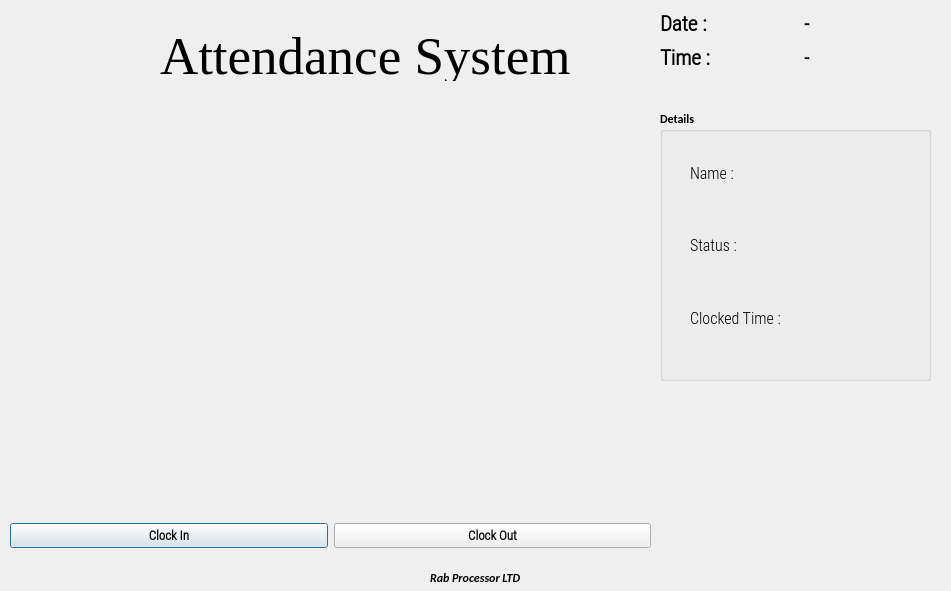
<?xml version="1.0" encoding="UTF-8"?>
<ui version="4.0">
 <class>OutputDialog</class>
 <widget class="QDialog" name="OutputDialog">
  <property name="geometry">
   <rect>
    <x>0</x>
    <y>0</y>
    <width>951</width>
    <height>591</height>
   </rect>
  </property>
  <property name="minimumSize">
   <size>
    <width>0</width>
    <height>0</height>
   </size>
  </property>
  <property name="maximumSize">
   <size>
    <width>1280</width>
    <height>720</height>
   </size>
  </property>
  <property name="font">
   <font>
    <family>Calibri</family>
    <weight>75</weight>
    <bold>true</bold>
   </font>
  </property>
  <property name="windowTitle">
   <string>Automatic face recognition attendance system</string>
  </property>
  <property name="windowIcon">
   <iconset>
    <normaloff>../../../logo.jpg</normaloff>../../../logo.jpg</iconset>
  </property>
  <widget class="QLabel" name="imgLabel">
   <property name="geometry">
    <rect>
     <x>40</x>
     <y>130</y>
     <width>531</width>
     <height>351</height>
    </rect>
   </property>
   <property name="minimumSize">
    <size>
     <width>4</width>
     <height>0</height>
    </size>
   </property>
   <property name="maximumSize">
    <size>
     <width>640</width>
     <height>480</height>
    </size>
   </property>
   <property name="text">
    <string/>
   </property>
  </widget>
  <widget class="QWidget" name="horizontalLayoutWidget">
   <property name="geometry">
    <rect>
     <x>10</x>
     <y>500</y>
     <width>641</width>
     <height>71</height>
    </rect>
   </property>
   <layout class="QHBoxLayout" name="horizontalLayout">
    <item>
     <widget class="QPushButton" name="ClockInButton">
      <property name="font">
       <font>
        <family>Roboto Condensed Light</family>
        <pointsize>10</pointsize>
        <weight>75</weight>
        <bold>true</bold>
       </font>
      </property>
      <property name="text">
       <string>Clock In</string>
      </property>
      <property name="checkable">
       <bool>true</bool>
      </property>
     </widget>
    </item>
    <item>
     <widget class="QPushButton" name="ClockOutButton">
      <property name="font">
       <font>
        <family>Roboto Condensed Light</family>
        <pointsize>10</pointsize>
        <weight>75</weight>
        <bold>true</bold>
       </font>
      </property>
      <property name="text">
       <string>Clock Out</string>
      </property>
      <property name="checkable">
       <bool>true</bool>
      </property>
     </widget>
    </item>
   </layout>
  </widget>
  <widget class="QWidget" name="gridLayoutWidget">
   <property name="geometry">
    <rect>
     <x>660</x>
     <y>10</y>
     <width>281</width>
     <height>61</height>
    </rect>
   </property>
   <layout class="QGridLayout" name="gridLayout_2">
    <item row="0" column="0">
     <widget class="QLabel" name="label">
      <property name="font">
       <font>
        <family>Roboto Condensed Light</family>
        <pointsize>16</pointsize>
        <weight>75</weight>
        <bold>true</bold>
       </font>
      </property>
      <property name="text">
       <string>Date :</string>
      </property>
     </widget>
    </item>
    <item row="0" column="1">
     <widget class="QLabel" name="Date_Label">
      <property name="font">
       <font>
        <family>Roboto Condensed Light</family>
        <pointsize>15</pointsize>
        <weight>75</weight>
        <bold>true</bold>
       </font>
      </property>
      <property name="text">
       <string>-</string>
      </property>
     </widget>
    </item>
    <item row="1" column="0">
     <widget class="QLabel" name="label_2">
      <property name="font">
       <font>
        <family>Roboto Condensed Light</family>
        <pointsize>16</pointsize>
        <weight>75</weight>
        <bold>true</bold>
       </font>
      </property>
      <property name="text">
       <string>Time :</string>
      </property>
     </widget>
    </item>
    <item row="1" column="1">
     <widget class="QLabel" name="Time_Label">
      <property name="font">
       <font>
        <family>Roboto Condensed Light</family>
        <pointsize>15</pointsize>
        <weight>75</weight>
        <bold>true</bold>
       </font>
      </property>
      <property name="text">
       <string>-</string>
      </property>
     </widget>
    </item>
   </layout>
  </widget>
  <widget class="QGroupBox" name="groupBox">
   <property name="geometry">
    <rect>
     <x>660</x>
     <y>110</y>
     <width>271</width>
     <height>271</height>
    </rect>
   </property>
   <property name="title">
    <string>Details</string>
   </property>
   <widget class="QWidget" name="verticalLayoutWidget">
    <property name="geometry">
     <rect>
      <x>30</x>
      <y>30</y>
      <width>100</width>
      <height>211</height>
     </rect>
    </property>
    <layout class="QVBoxLayout" name="verticalLayout">
     <item>
      <widget class="QLabel" name="label_3">
       <property name="font">
        <font>
         <family>Roboto Condensed Light</family>
         <pointsize>12</pointsize>
         <weight>50</weight>
         <bold>false</bold>
        </font>
       </property>
       <property name="text">
        <string>Name : </string>
       </property>
      </widget>
     </item>
     <item>
      <widget class="QLabel" name="label_4">
       <property name="font">
        <font>
         <family>Roboto Condensed Light</family>
         <pointsize>12</pointsize>
         <weight>50</weight>
         <bold>false</bold>
        </font>
       </property>
       <property name="text">
        <string>Status :</string>
       </property>
      </widget>
     </item>
     <item>
      <widget class="QLabel" name="label_5">
       <property name="font">
        <font>
         <family>Roboto Condensed Light</family>
         <pointsize>12</pointsize>
         <weight>50</weight>
         <bold>false</bold>
        </font>
       </property>
       <property name="text">
        <string>Clocked Time : </string>
       </property>
      </widget>
     </item>
    </layout>
   </widget>
   <widget class="QWidget" name="verticalLayoutWidget_2">
    <property name="geometry">
     <rect>
      <x>120</x>
      <y>30</y>
      <width>131</width>
      <height>211</height>
     </rect>
    </property>
    <layout class="QVBoxLayout" name="verticalLayout_2">
     <item>
      <widget class="QLabel" name="NameLabel">
       <property name="font">
        <font>
         <family>Roboto Condensed Light</family>
         <pointsize>12</pointsize>
         <weight>50</weight>
         <bold>false</bold>
        </font>
       </property>
       <property name="text">
        <string/>
       </property>
      </widget>
     </item>
     <item>
      <widget class="QLabel" name="StatusLabel">
       <property name="font">
        <font>
         <family>Roboto Condensed Light</family>
         <pointsize>12</pointsize>
         <weight>50</weight>
         <bold>false</bold>
        </font>
       </property>
       <property name="text">
        <string/>
       </property>
      </widget>
     </item>
     <item>
      <layout class="QHBoxLayout" name="horizontalLayout_2">
       <item>
        <widget class="QLabel" name="HoursLabel">
         <property name="font">
          <font>
           <family>Roboto Condensed Light</family>
           <pointsize>12</pointsize>
           <weight>50</weight>
           <bold>false</bold>
          </font>
         </property>
         <property name="text">
          <string/>
         </property>
        </widget>
       </item>
       <item>
        <widget class="QLabel" name="MinLabel">
         <property name="font">
          <font>
           <family>Roboto Condensed Light</family>
           <pointsize>12</pointsize>
           <weight>50</weight>
           <bold>false</bold>
          </font>
         </property>
         <property name="text">
          <string/>
         </property>
        </widget>
       </item>
      </layout>
     </item>
    </layout>
   </widget>
  </widget>
  <widget class="QLabel" name="label_6">
   <property name="geometry">
    <rect>
     <x>160</x>
     <y>30</y>
     <width>451</width>
     <height>51</height>
    </rect>
   </property>
   <property name="font">
    <font>
     <family>Georgia</family>
     <pointsize>40</pointsize>
     <weight>50</weight>
     <bold>false</bold>
    </font>
   </property>
   <property name="text">
    <string>Attendance System</string>
   </property>
  </widget>
  <widget class="QLabel" name="label_7">
   <property name="geometry">
    <rect>
     <x>10</x>
     <y>10</y>
     <width>121</width>
     <height>81</height>
    </rect>
   </property>
   <property name="text">
    <string/>
   </property>
   <property name="pixmap">
    <pixmap>../../../logo.jpg</pixmap>
   </property>
   <property name="scaledContents">
    <bool>true</bool>
   </property>
  </widget>
  <widget class="QLabel" name="label_8">
   <property name="geometry">
    <rect>
     <x>430</x>
     <y>570</y>
     <width>91</width>
     <height>16</height>
    </rect>
   </property>
   <property name="font">
    <font>
     <family>Calibri</family>
     <weight>75</weight>
     <italic>true</italic>
     <bold>true</bold>
    </font>
   </property>
   <property name="text">
    <string>Rab Processor LTD</string>
   </property>
  </widget>
 </widget>
 <resources>
  <include location="resource.qrc"/>
 </resources>
 <connections/>
</ui>
